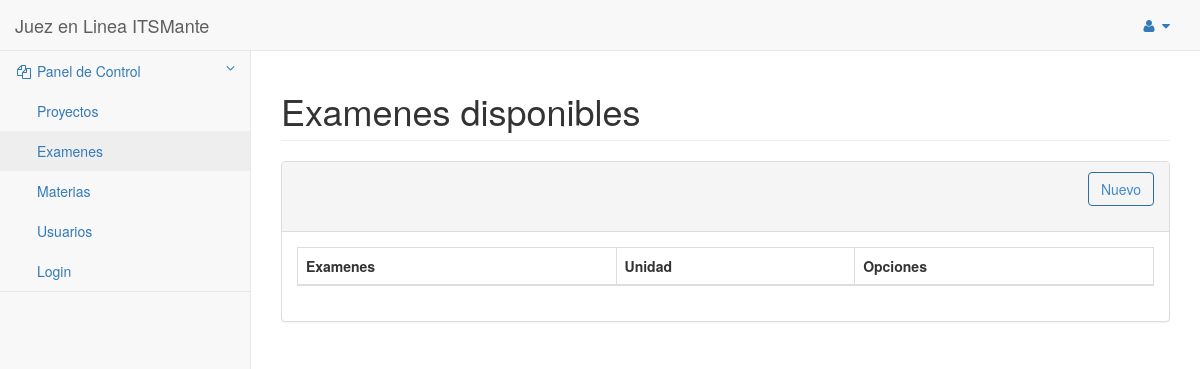
Before: /pages/examenes/gestionarExamenes.php with the older database file.
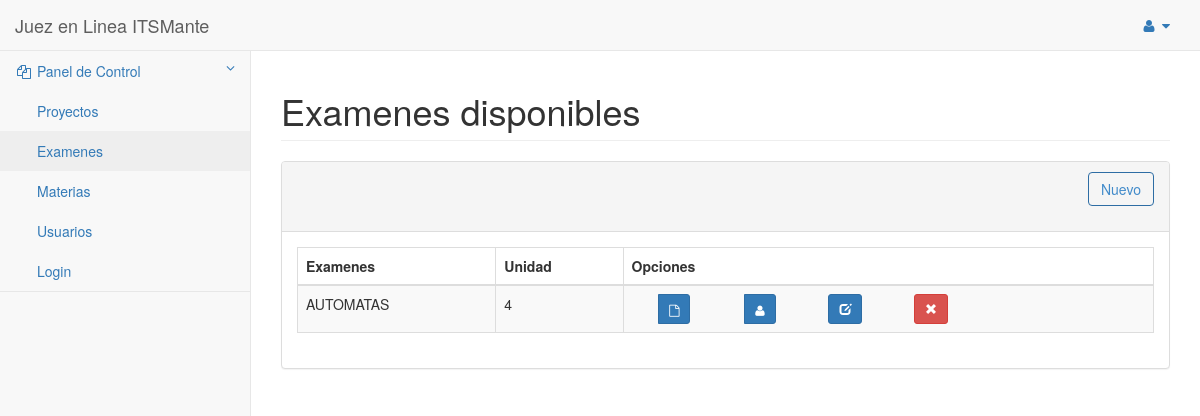
After: the same page with the newer database file.
### tables this page shows
CREATE TABLE `examen` (
  `idexamen` int(11) NOT NULL AUTO_INCREMENT,
  `rutaArchivo` varchar(255) NOT NULL,
  `unidad` varchar(45) NOT NULL,
  `fechaAplicacion` date NOT NULL,
  `horaInicio` time NOT NULL,
  `horaFin` time NOT NULL,
  `idMateria` int(11) NOT NULL,
  `EstadoExamen` varchar(45) NOT NULL,
  PRIMARY KEY (`idexamen`),
  KEY `idMateria_idx` (`idMateria`),
  CONSTRAINT `idMateria` FOREIGN KEY (`idMateria`) REFERENCES `materia` (`idmateria`) ON DELETE CASCADE ON UPDATE CASCADE
);

CREATE TABLE `materia` (
  `idmateria` int(11) NOT NULL AUTO_INCREMENT,
  `nombre` varchar(45) NOT NULL,
  `creditos` int(11) NOT NULL,
  `idDocente` int(11) NOT NULL,
  PRIMARY KEY (`idmateria`),
  KEY `idDocente_idx` (`idDocente`),
  CONSTRAINT `idDocente` FOREIGN KEY (`idDocente`) REFERENCES `docente` (`idUsuario`) ON DELETE NO ACTION ON UPDATE CASCADE
);

### modelo/dbconnection.php (called while the page is built, shortened)
<?php
class DbConnection {
    private static $instance = null;
    private $mysqlInstance = null;
    public function __construct() {
        @$this->mysqlInstance = new mysqli(DB_HOST, DB_USER, DB_PASS, DB_NAME, DB_PORT);
    }
    public static function getInstance() {
        if (is_null(self::$instance) || !(self::$instance instanceof DbConnection)) {
            self::$instance = new DbConnection();
        }
        return self::$instance;
    }
    public function executeQuery($sql, $params = NULL) {
        $stmt = $this->mysqlInstance->query($sql);
        return $stmt;
    }
    public function executeSelectQuery($sql) {
        $dbResult = $this->executeQuery($sql);
        $result = [];
        if ($dbResult) {
            while ($fila = $dbResult->fetch_assoc()) {
                array_push($result, $fila);
            }
        } else {
            die("Error: " . $this->mysqlInstance->error . $this->mysqlInstance->errno);
        }
        return $result;
    }
}

### modelo/examenController.php (called while the page is built, shortened)
<?php
include_once 'dbconnection.php';
class gestionExamenes {
    public function listarExamenes() {
        try {
            $con = DbConnection::getInstance();
            $query = 'SELECT idexamen,rutaArchivo,unidad,nombre  '
                    . 'FROM examen,materia WHERE examen.EstadoExamen=\'ACTIVO\' AND examen.idmateria=materia.idMateria;';
            $resultado = $con->executeSelectQuery($query, '');
            return $resultado;
        } catch (RuntimeException $ex) {
            header('Location:pages/error.html');
        }
    }
}
?>

### pages/examenes/gestionarExamenes.php (the view, shortened to what the changed rows need)
<?php
include '../../modelo/examencontroller.php';
?>
<!DOCTYPE html>
<html lang="en">
    <head>
        <link href="../../static/css/bootstrap.min.css" rel="stylesheet">
        <link href="../../static/metisMenu/dist/metisMenu.min.css" rel="stylesheet">
        <link href="../../static/css/sb-admin-2.css" rel="stylesheet">
        <link href="../../static/css/font-awesome.min.css" rel="stylesheet" type="text/css">
    </head>
    <body>
        <div id="wrapper">
            <div id="page-wrapper">
                <div class="row">
                    <div class="col-lg-12">
                        <h1 class="page-header">Examenes disponibles</h1>
                    </div>
                </div>
                <div class="row">
                    <div class="col-lg-12">
                        <div class="panel panel-default">
                            <div class="panel-body">
                                <div class="dataTable_wrapper">
                                    <table class="table table-striped table-bordered table-hover"
                                           id="dataTables-example">
                                        <thead>
                                            <tr>
                                                <th>Examenes</th>
                                                <th>Unidad</th>
                                                <th>Opciones</th>
                                            </tr>
                                        </thead>
                                        <tbody>
                                            <?php
                                            try {
                                                $listarexamenes = new gestionExamenes();
                                                $examenes = $listarexamenes->listarExamenes();
                                                foreach ($examenes as $value) {
                                                    if (isset($value['idexamen'])) {
                                                        ?>
                                                        <tr>
                                                            <td><?php echo $value['nombre']; ?></td>
                                                            <td><?php echo $value['unidad']; ?></td>
                                                            <td>
                                                                <div class="toolbar text-center" role="toolbar">
                                                                        <form role="form" class="form-inline col-md-2"  method="POST" action="Gestionar_Examenes _vizualizar.php">
                                                                            <div class="btn-group" role="group" onclick="window.open('Gestionar_Examenes _vizualizar.php', '_self', 'false')">
                                                                                 <button type="submit"class="btn btn-sm btn-primary " name="visualizar"id="vizualizar" value="<?php echo $value['rutaArchivo']; ?>">
                                                                                    <i class="glyphicon fa fa-file-o"></i>
                                                                                </button>
                                                                            </div>
                                                                        </form>
                                                                        <form role="form" class="form-inline col-md-2"  method="POST" action="Gestionar_Examenes _AregAlum_Exam.php">
                                                                            <div class="btn-group" role="group" onclick="window.open('Gestionar_Examenes _AregAlum_Exam.php', '_self', 'false')">
                                                                                <button class="btn btn-sm btn-primary " id="agregar_alumnos" type="submit">
                                                                                    <i class="glyphicon fa fa-user"></i>
                                                                                </button>
                                                                            </div>
                                                                        </form>
                                                                        <form role="form" class="form-inline col-md-2"  method="POST" action="Gestionar_Examenes _modificar.php">
                                                                            <div class="btn-group" role="group" onclick="window.open('Gestionar_Examenes _modificar.php', '_self', 'false')">
                                                                                <button class="btn btn-sm btn-primary " id="editar">
                                                                                    <i class="glyphicon glyphicon-edit"></i>
                                                                                </button>
                                                                            </div>
                                                                        </form>
                                                                        <form role="form" class="form-inline col-md-2"  method="POST" action="">
                                                                            <div class="btn-group" role="group">
                                                                                <button  type="button" class="btn btn-sm btn-danger"  value="<?php echo ' ' . $value['idexamen']; ?>"
                                                                                         id="btn_delete_<?php echo $value['idexamen']; ?>" name="elimiar_pro"
                                                                                         onclick="$('#idTo').val($('#btn_delete_<?php echo $value['idexamen']; ?>').attr('value'));
                                                                                                             $('#myModal').modal('show');">
                                                                                    <i class="glyphicon glyphicon-remove"></i>
                                                                                </button>
                                                                            </div>
                                                                        </form>
                                                                </div>
                                                            </td>
                                                        </tr>
                                                <?php }} ?>
                                                    </tbody>
                                                </table>
                                            </div>
                                        </div>
                                    </div>
                                </div>
                            </div>
                        </div>
                    </div>
                <?php
        } catch (RuntimeException $r) {
        }
        ?>
    </body>
</html>

Changed rows visible on the page:
added examen: idMateria.nombre "AUTOMATAS", unidad "4", $value['idexamen'] 1 (drawn)
